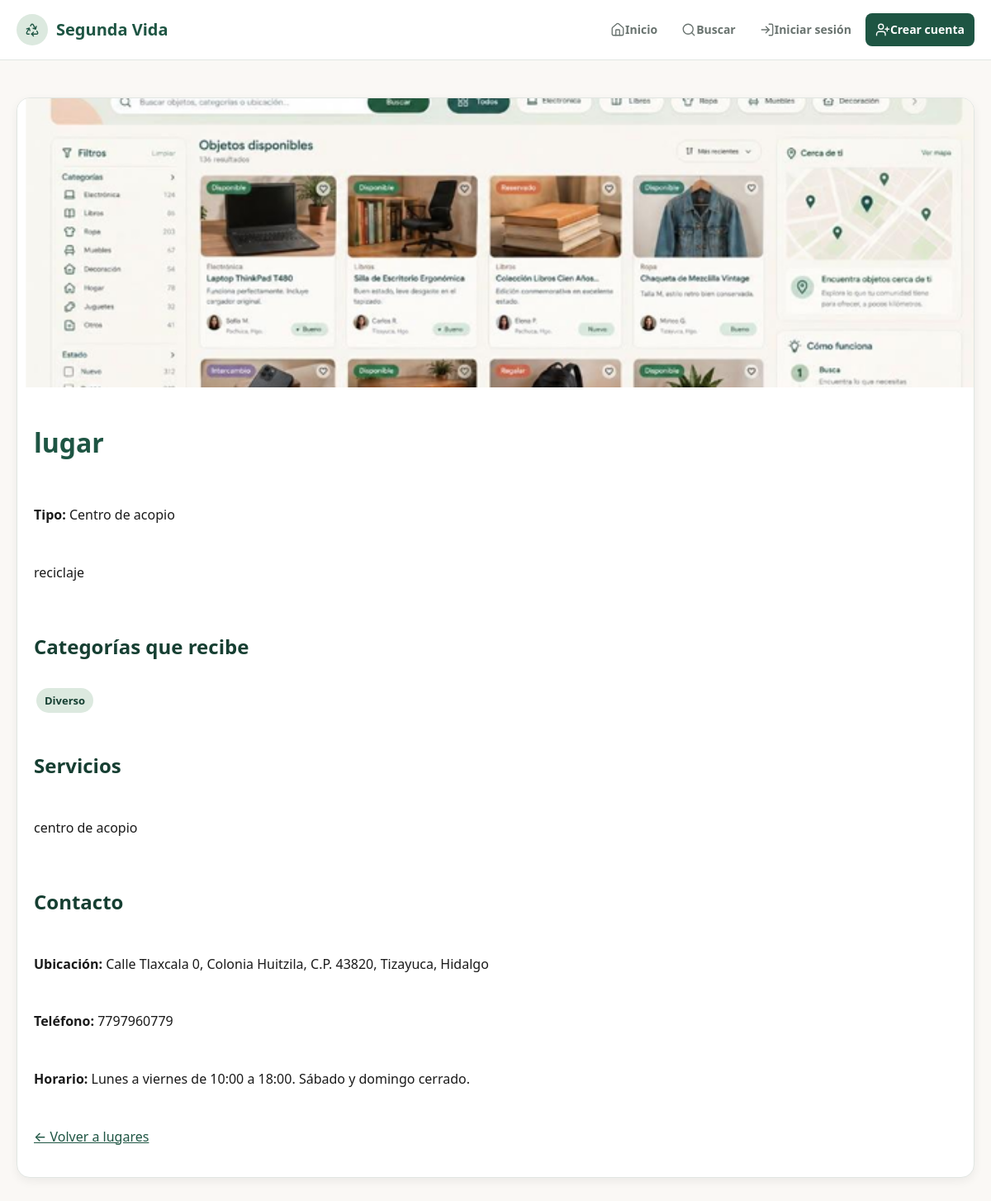
/lugares/1/, run on the app's committed database.
### objetos/models.py (models this page shows, shortened)
class LugarSegundaVida(models.Model):
    TIPOS = [
        ("taller", "Taller"),
        ("centro_acopio", "Centro de acopio"),
        ("organizacion", "Organización"),
        ("negocio", "Negocio"),
        ("otro", "Otro"),
    ]
    nombre = models.CharField(max_length=150)
    descripcion = models.TextField()
    tipo = models.CharField(
        max_length=30,
        choices=TIPOS
    )
    categorias = models.JSONField(default=list)
    servicios = models.TextField()
    ubicacion = models.CharField(max_length=255)
    telefono = models.CharField(
        max_length=20,
        blank=True
    )
    horario = models.CharField(
        max_length=255,
        blank=True
    )
    imagen = models.ImageField(
        upload_to="lugares/",
        blank=True,
        null=True
    )
    activo = models.BooleanField(default=True)

### objetos/views.py (the view)
# urls.py: path("lugares/<int:lugar_id>/", detalle_lugar, name="detalle_lugar"),
def detalle_lugar(request, lugar_id):
    lugar = get_object_or_404(
        LugarSegundaVida,
        id=lugar_id,
        activo=True
    )
    return render(
        request,
        "objetos/detalle_lugar.html",
        {
            "lugar": lugar
        }
    )

### usuarios/context_processors.py (called while the page is built)
def notificaciones_no_leidas(request):
    if request.user.is_authenticated:
        notificaciones = Notificacion.objects.filter(
            usuario=request.user
        ).order_by("-fecha")
        no_leidas = notificaciones.filter(
            leida=False
        ).count()
    else:
        notificaciones = Notificacion.objects.none()
        no_leidas = 0
    return {
        "notificaciones": notificaciones,
        "notificaciones_no_leidas": no_leidas,
    }

### objetos/templates/objetos/detalle_lugar.html
{% extends "base.html" %}
{% block content %}
<div class="tarjeta detalle-lugar">
    {% if lugar.imagen %}
        <img
            src="{{ lugar.imagen.url }}"
            alt="{{ lugar.nombre }}"
            class="imagen-detalle"
        >
    {% endif %}
    <div class="tarjeta-contenido">
        <h1>{{ lugar.nombre }}</h1>
        <p>
            <strong>Tipo:</strong>
            {{ lugar.get_tipo_display }}
        </p>
        <p>
            {{ lugar.descripcion }}
        </p>
        <h2>Categorías que recibe</h2>
        {% if lugar.categorias %}
            <div>
                {% for categoria in lugar.categorias %}
                    <span class="etiqueta">
                        {{ categoria|title }}
                    </span>
                {% endfor %}
            </div>
        {% else %}
            <p>No hay categorías especificadas.</p>
        {% endif %}
        <h2>Servicios</h2>
        <p>
            {{ lugar.servicios }}
        </p>
        <h2>Contacto</h2>
        <p>
            <strong>Ubicación:</strong>
            {{ lugar.ubicacion }}
        </p>
        {% if lugar.telefono %}
            <p>
                <strong>Teléfono:</strong>
                {{ lugar.telefono }}
            </p>
        {% endif %}
        {% if lugar.horario %}
            <p>
                <strong>Horario:</strong>
                {{ lugar.horario }}
            </p>
        {% endif %}
        <p>
            <a href="{% url 'lugares_segunda_vida' %}">
                ← Volver a lugares
            </a>
        </p>
    </div>
</div>
{% endblock %}

### templates/base.html (style rules this page uses)
:root { --verde-principal: #1E5543; --verde-oscuro: #163F32; --verde-medio: #2F7059; --verde-suave: #DCE9DF; --verde-muy-suave: #EEF5EF; --fondo: #FAF8F5; --blanco: #FFFFFF; --fondo-alternativo: #F3F1EC; --texto: #1A1A1A; --texto-secundario: #69736F; --texto-suave: #6F7873; --borde: #E1E6E2; --borde-oscuro: #CBD5CF; --borde-verde: #D7E3D9; --terracota: #C98F76; --terracota-oscuro: #A96F58; --terracota-contraste: #96604B; --beige: #E8D8C3; --dorado: #C59B45; --dorado-contraste: #8A6A22; --dorado-contraste-oscuro: #735817; --dorado-suave: #F5EACF; --dorado-borde: #EADDBD; --dorado-texto: #765B20; --dorado-texto-suave: #6F5E38; --exito: #3D7A59; --exito-suave: #E3F0E7; --advertencia: #A97932; --advertencia-suave: #F8EEDC; --error: #9A4B4B; --error-suave: #F6E4E4; --error-borde: #E7C7C7; --peligro: #8B3A3A; --peligro-borde: #D8A0A0; --peligro-suave: #F5E1E1; --sombra-suave: 0 4px 15px rgba(25, 45, 35, 0.06); --sombra-media: 0 8px 25px rgba(25, 45, 35, 0.10); --radio-pequeno: 8px; --radio: 12px; --radio-grande: 18px; --transicion: 0.2s ease; }
* { box-sizing: border-box; }
html { scroll-behavior: smooth; }
body { margin: 0; padding: 0; font-family: "Segoe UI", -apple-system, BlinkMacSystemFont, sans-serif; background-color: var(--fondo); color: var(--texto); line-height: 1.6; }
a { color: inherit; }
main a:not(.boton) { color: var(--verde-principal); font-weight: 500; }
h1 { color: var(--verde-principal); }
h2 { color: var(--verde-oscuro); margin-top: 30px; margin-bottom: 15px; }
img { max-width: 100%; height: auto; }
.tarjeta { background-color: var(--blanco); padding: 30px; border-radius: 16px; border: 1px solid var(--borde); box-shadow: 0 4px 12px rgba(0, 0, 0, 0.06); }
.tarjeta-contenido { display: flex; flex-direction: column; gap: 12px; padding: 20px; overflow-wrap: anywhere; word-break: normal; }
.imagen-detalle { display: block; width: 100%; max-height: 350px; object-fit: cover; }
.etiqueta { display: inline-block; padding: 5px 10px; margin: 3px; background-color: var(--verde-suave); color: var(--verde-oscuro); border-radius: 20px; font-size: 13px; font-weight: 600; }
.detalle-lugar { padding: 0; overflow: hidden; }

### data on the page
LugarSegundaVida: imagen (picture), nombre "lugar", tipo "Centro de acopio", descripcion "reciclaje", servicios "centro de acopio", ubicacion "Calle Tlaxcala 0, Colonia Huitzila, C.P. 43820, Tizayuca, Hidalgo", telefono "7797960779", horario "Lunes a viernes de 10:00 a 18:00. Sábado y domingo cerrado."

### other printed values
{{ categoria|title }} "Diverso"
